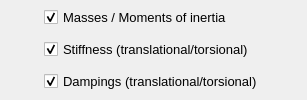
                  <widget class="QWidget" name="tab_multiple_remove">
                   <attribute name="title">
                    <string>Multiple</string>
                   </attribute>
                   <layout class="QGridLayout" name="gridLayout_8">
                    <property name="leftMargin">
                     <number>4</number>
                    </property>
                    <property name="topMargin">
                     <number>4</number>
                    </property>
                    <property name="rightMargin">
                     <number>4</number>
                    </property>
                    <property name="bottomMargin">
                     <number>4</number>
                    </property>
                    <item row="1" column="1">
                     <widget class="QCheckBox" name="checkBox_remove_stiffness">
                      <property name="minimumSize">
                       <size>
                        <width>200</width>
                        <height>25</height>
                       </size>
                      </property>
                      <property name="maximumSize">
                       <size>
                        <width>250</width>
                        <height>25</height>
                       </size>
                      </property>
                      <property name="font">
                       <font>
                        <family>MS Shell Dlg 2</family>
                        <pointsize>10</pointsize>
                       </font>
                      </property>
                      <property name="text">
                       <string>Stiffness (translational/torsional)</string>
                      </property>
                      <property name="checked">
                       <bool>true</bool>
                      </property>
                     </widget>
                    </item>
                    <item row="0" column="1">
                     <widget class="QCheckBox" name="checkBox_remove_mass">
                      <property name="minimumSize">
                       <size>
                        <width>200</width>
                        <height>25</height>
                       </size>
                      </property>
                      <property name="maximumSize">
                       <size>
                        <width>250</width>
                        <height>25</height>
                       </size>
                      </property>
                      <property name="font">
                       <font>
                        <family>MS Shell Dlg 2</family>
                        <pointsize>10</pointsize>
                       </font>
                      </property>
                      <property name="text">
                       <string>Masses / Moments of inertia</string>
                      </property>
                      <property name="checked">
                       <bool>true</bool>
                      </property>
                     </widget>
                    </item>
                    <item row="2" column="1">
                     <widget class="QCheckBox" name="checkBox_remove_damping">
                      <property name="minimumSize">
                       <size>
                        <width>200</width>
                        <height>25</height>
                       </size>
                      </property>
                      <property name="maximumSize">
                       <size>
                        <width>250</width>
                        <height>25</height>
                       </size>
                      </property>
                      <property name="font">
                       <font>
                        <family>MS Shell Dlg 2</family>
                        <pointsize>10</pointsize>
                       </font>
                      </property>
                      <property name="text">
                       <string>Dampings (translational/torsional)</string>
                      </property>
                      <property name="checked">
                       <bool>true</bool>
                      </property>
                     </widget>
                    </item>
                    <item row="0" column="0">
                     <spacer name="horizontalSpacer_3">
                      <property name="orientation">
                       <enum>Qt::Orientation::Horizontal</enum>
                      </property>
                      <property name="sizeHint" stdset="0">
                       <size>
                        <width>40</width>
                        <height>20</height>
                       </size>
                      </property>
                     </spacer>
                    </item>
                    <item row="0" column="2">
                     <spacer name="horizontalSpacer_4">
                      <property name="orientation">
                       <enum>Qt::Orientation::Horizontal</enum>
                      </property>
                      <property name="sizeHint" stdset="0">
                       <size>
                        <width>40</width>
                        <height>20</height>
                       </size>
                      </property>
                     </spacer>
                    </item>
                   </layout>
                  </widget>
